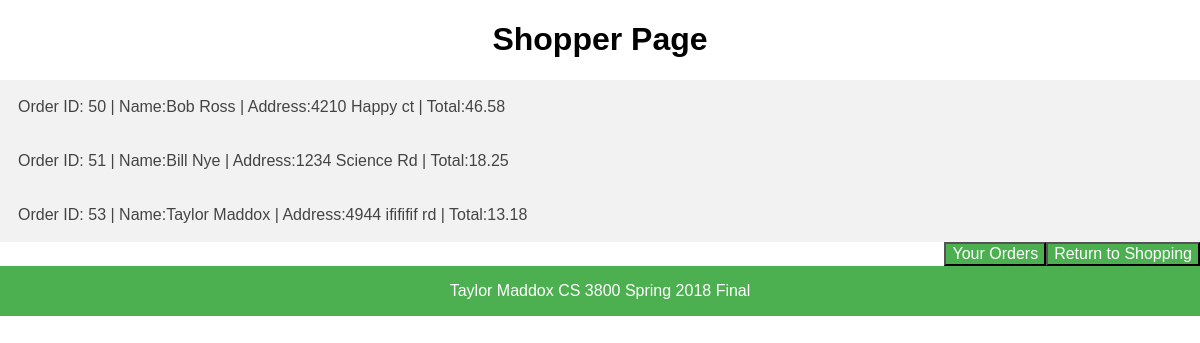
The app's page /shopper.php (signed in) with its own data.
### tables this page shows
CREATE TABLE `orders` (
  `orderID` int(10) NOT NULL,
  `email` varchar(20) NOT NULL,
  `status` varchar(20) DEFAULT 'o',
  `dt` datetime NOT NULL DEFAULT CURRENT_TIMESTAMP,
  `shopper` varchar(20) DEFAULT 'none',
  `orderTotal` decimal(19,2) NOT NULL
);

CREATE TABLE `customer` (
  `email` varchar(20) NOT NULL,
  `lastName` varchar(20) DEFAULT NULL,
  `firstName` varchar(20) DEFAULT NULL,
  `address` varchar(20) DEFAULT NULL,
  `creditCard` varchar(20) DEFAULT NULL
);

### my_functions.php (called while the page is built, shortened)
<?php
function  getOrderIDs($db,$user,$status){
  $query= "SELECT orders.orderID, orders.orderTotal,customer.firstName, customer.lastName, customer.address FROM orders INNER JOIN customer ON orders.email = customer.email WHERE orders.status = '$status'";
  $statement = $db->prepare($query);
  $statement->execute();
  $order = $statement->fetchAll(PDO::FETCH_ASSOC);
  return $order;
}
?>

### shopper.php (the view, shortened to what this page needs)
<?php
require('includes/open_db.php');
include('my_functions.php');
$status = 'o';
$orderIDs = getOrderIDs($db, $_SESSION['current_user'],$status);
 ?>
<html>
     <?php
    include ('inc/header.php');
    ?>
    <head>
    </head>
    <body>
        <header>
            <h1>Shopper Page</h1>
        </header>
        <main class="custMain">
            <?php
             if (empty($orderIDs)){
          echo "<p id='no_item_msg'>No orders available for shopping.</p>";
        }
        else{
            foreach ($orderIDs as $anID) {
                $id = $anID['orderID'];
                $name = $anID['firstName'] ." " . $anID['lastName'];
                $address = $anID['address'];
                $orderTotal = $anID['orderTotal'];
                echo "<button class='accordion'>Order ID: $id | Name:$name | Address:$address | Total:$orderTotal</button>";
            }
        }
            ?>
                <button onclick="window.location.href='customer.php'">Return to Shopping</button>
                 <button onclick="window.location.href='shopper_orders.php'">Your Orders</button>
        </main>
    </body>
       <?php
    include ('inc/footer.php');
    ?>
</html>

### css/main.css (style rules this page uses)
.accordion { background-color: #f2f2f2; color: #444; cursor: pointer; padding: 25px; padding: 18px; width: 100%; text-align: left; border: none; outline: none; transition: 0.4s; }
header { text-align: center; }
h1 { display:inline-block }
button { float: right; color: white; background-color: #4CAF50; }
main { background-color: #f2f2f2; }
body { margin: 0 0 100px; }

### records on screen
orders: orderID "50", customer.firstName+lastName "Bob Ross", customer.address "4210 Happy ct", orderTotal "46.58"
orders: orderID "51", customer.firstName+lastName "Bill Nye", customer.address "1234 Science Rd", orderTotal "18.25"
orders: orderID "53", customer.firstName+lastName "Taylor Maddox", customer.address "4944 ifififif rd", orderTotal "13.18"
